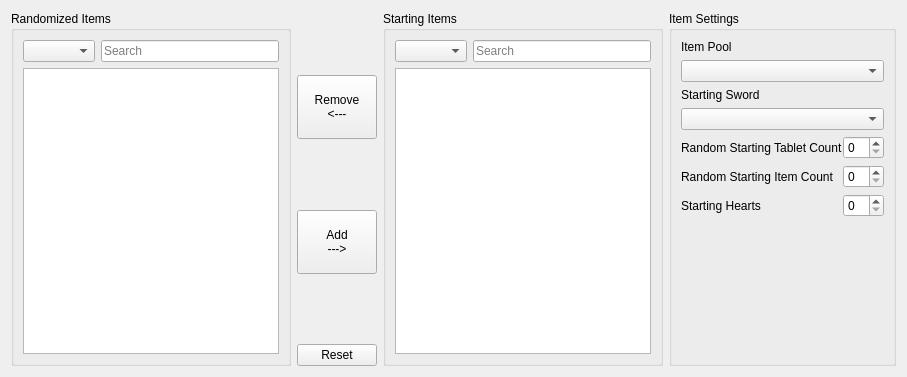
      <widget class="QWidget" name="inventory_tab">
       <property name="sizePolicy">
        <sizepolicy hsizetype="Preferred" vsizetype="Maximum">
         <horstretch>0</horstretch>
         <verstretch>0</verstretch>
        </sizepolicy>
       </property>
       <attribute name="title">
        <string>Items and Inventory</string>
       </attribute>
       <layout class="QGridLayout" name="gridLayout_4" columnstretch="6,1,6,4">
        <item row="0" column="0">
         <widget class="QGroupBox" name="randomized_items_group_box">
          <property name="sizePolicy">
           <sizepolicy hsizetype="Preferred" vsizetype="Preferred">
            <horstretch>0</horstretch>
            <verstretch>0</verstretch>
           </sizepolicy>
          </property>
          <property name="title">
           <string>Randomized Items</string>
          </property>
          <layout class="QVBoxLayout" name="verticalLayout_15">
           <item>
            <layout class="QHBoxLayout" name="randomized_items_filter_layout">
             <item>
              <widget class="QComboBox" name="randomized_items_type_filter"/>
             </item>
             <item>
              <widget class="QLineEdit" name="randomized_items_free_search">
               <property name="text">
                <string/>
               </property>
               <property name="placeholderText">
                <string>Search</string>
               </property>
               <property name="clearButtonEnabled">
                <bool>true</bool>
               </property>
              </widget>
             </item>
            </layout>
           </item>
           <item>
            <widget class="QListView" name="randomized_items_list_view">
             <property name="sizePolicy">
              <sizepolicy hsizetype="Expanding" vsizetype="Expanding">
               <horstretch>0</horstretch>
               <verstretch>0</verstretch>
              </sizepolicy>
             </property>
             <property name="editTriggers">
              <set>QAbstractItemView::EditTrigger::NoEditTriggers</set>
             </property>
             <property name="showDropIndicator" stdset="0">
              <bool>false</bool>
             </property>
             <property name="selectionMode">
              <enum>QAbstractItemView::SelectionMode::MultiSelection</enum>
             </property>
             <property name="selectionRectVisible">
              <bool>false</bool>
             </property>
            </widget>
           </item>
          </layout>
         </widget>
        </item>
        <item row="0" column="2">
         <widget class="QGroupBox" name="starting_items_group_box">
          <property name="title">
           <string>Starting Items</string>
          </property>
          <layout class="QVBoxLayout" name="verticalLayout_11">
           <item>
            <layout class="QHBoxLayout" name="starting_items_filter_layout">
             <item>
              <widget class="QComboBox" name="starting_items_type_filter"/>
             </item>
             <item>
              <widget class="QLineEdit" name="starting_items_free_search">
               <property name="text">
                <string/>
               </property>
               <property name="placeholderText">
                <string>Search</string>
               </property>
               <property name="clearButtonEnabled">
                <bool>true</bool>
               </property>
              </widget>
             </item>
            </layout>
           </item>
           <item>
            <widget class="QListView" name="starting_items_list_view">
             <property name="sizePolicy">
              <sizepolicy hsizetype="Expanding" vsizetype="Expanding">
               <horstretch>0</horstretch>
               <verstretch>0</verstretch>
              </sizepolicy>
             </property>
             <property name="editTriggers">
              <set>QAbstractItemView::EditTrigger::NoEditTriggers</set>
             </property>
             <property name="showDropIndicator" stdset="0">
              <bool>false</bool>
             </property>
             <property name="selectionMode">
              <enum>QAbstractItemView::SelectionMode::MultiSelection</enum>
             </property>
             <property name="selectionRectVisible">
              <bool>false</bool>
             </property>
            </widget>
           </item>
          </layout>
         </widget>
        </item>
        <item row="0" column="1">
         <layout class="QVBoxLayout" name="inventory_button_layout">
          <property name="sizeConstraint">
           <enum>QLayout::SizeConstraint::SetDefaultConstraint</enum>
          </property>
          <item>
           <spacer name="starting_items_top_vspacer">
            <property name="orientation">
             <enum>Qt::Orientation::Vertical</enum>
            </property>
            <property name="sizeHint" stdset="0">
             <size>
              <width>20</width>
              <height>40</height>
             </size>
            </property>
           </spacer>
          </item>
          <item>
           <widget class="QPushButton" name="randomize_item_button">
            <property name="sizePolicy">
             <sizepolicy hsizetype="Minimum" vsizetype="Expanding">
              <horstretch>0</horstretch>
              <verstretch>0</verstretch>
             </sizepolicy>
            </property>
            <property name="text">
             <string>Remove
&lt;---</string>
            </property>
           </widget>
          </item>
          <item>
           <spacer name="starting_items_middle_vspacer">
            <property name="orientation">
             <enum>Qt::Orientation::Vertical</enum>
            </property>
            <property name="sizeHint" stdset="0">
             <size>
              <width>20</width>
              <height>40</height>
             </size>
            </property>
           </spacer>
          </item>
          <item>
           <widget class="QPushButton" name="start_with_item_button">
            <property name="sizePolicy">
             <sizepolicy hsizetype="Minimum" vsizetype="Expanding">
              <horstretch>0</horstretch>
              <verstretch>0</verstretch>
             </sizepolicy>
            </property>
            <property name="text">
             <string>Add
---&gt;</string>
            </property>
           </widget>
          </item>
          <item>
           <spacer name="starting_items_bottom_vspacer">
            <property name="orientation">
             <enum>Qt::Orientation::Vertical</enum>
            </property>
            <property name="sizeType">
             <enum>QSizePolicy::Policy::Expanding</enum>
            </property>
            <property name="sizeHint" stdset="0">
             <size>
              <width>20</width>
              <height>40</height>
             </size>
            </property>
           </spacer>
          </item>
          <item>
           <widget class="QPushButton" name="inventory_reset_button">
            <property name="text">
             <string>Reset</string>
            </property>
           </widget>
          </item>
         </layout>
        </item>
        <item row="0" column="3">
         <widget class="QGroupBox" name="item_settings_group_box">
          <property name="sizePolicy">
           <sizepolicy hsizetype="Preferred" vsizetype="Preferred">
            <horstretch>0</horstretch>
            <verstretch>0</verstretch>
           </sizepolicy>
          </property>
          <property name="title">
           <string>Item Settings</string>
          </property>
          <layout class="QVBoxLayout" name="verticalLayout_29">
           <item>
            <widget class="QLabel" name="item_pool_label">
             <property name="text">
              <string>Item Pool</string>
             </property>
            </widget>
           </item>
           <item>
            <widget class="QComboBox" name="setting_item_pool"/>
           </item>
           <item>
            <widget class="QLabel" name="starting_sword_label">
             <property name="text">
              <string>Starting Sword</string>
             </property>
            </widget>
           </item>
           <item>
            <widget class="QComboBox" name="setting_starting_sword"/>
           </item>
           <item>
            <layout class="QHBoxLayout" name="random_starting_tablet_count_layout">
             <property name="spacing">
              <number>0</number>
             </property>
             <item>
              <widget class="QLabel" name="random_starting_tablet_count_label">
               <property name="text">
                <string>Random Starting Tablet Count</string>
               </property>
              </widget>
             </item>
             <item>
              <widget class="QSpinBox" name="setting_random_starting_tablet_count">
               <property name="sizePolicy">
                <sizepolicy hsizetype="Maximum" vsizetype="Fixed">
                 <horstretch>0</horstretch>
                 <verstretch>0</verstretch>
                </sizepolicy>
               </property>
               <property name="maximumSize">
                <size>
                 <width>16777215</width>
                 <height>16777215</height>
                </size>
               </property>
              </widget>
             </item>
            </layout>
           </item>
           <item>
            <layout class="QHBoxLayout" name="random_starting_item_count_layout">
             <property name="spacing">
              <number>0</number>
             </property>
             <item>
              <widget class="QLabel" name="random_starting_item_count_label">
               <property name="text">
                <string>Random Starting Item Count</string>
               </property>
              </widget>
             </item>
             <item>
              <widget class="QSpinBox" name="setting_random_starting_item_count">
               <property name="sizePolicy">
                <sizepolicy hsizetype="Maximum" vsizetype="Fixed">
                 <horstretch>0</horstretch>
                 <verstretch>0</verstretch>
                </sizepolicy>
               </property>
              </widget>
             </item>
            </layout>
           </item>
           <item>
            <layout class="QHBoxLayout" name="starting_hearts_layout">
             <item>
              <widget class="QLabel" name="starting_hearts_label">
               <property name="text">
                <string>Starting Hearts</string>
               </property>
              </widget>
             </item>
             <item>
              <widget class="QSpinBox" name="setting_starting_hearts">
               <property name="sizePolicy">
                <sizepolicy hsizetype="Maximum" vsizetype="Fixed">
                 <horstretch>0</horstretch>
                 <verstretch>0</verstretch>
                </sizepolicy>
               </property>
              </widget>
             </item>
            </layout>
           </item>
           <item>
            <spacer name="item_settings_vspacer">
             <property name="orientation">
              <enum>Qt::Orientation::Vertical</enum>
             </property>
             <property name="sizeHint" stdset="0">
              <size>
               <width>20</width>
               <height>137</height>
              </size>
             </property>
            </spacer>
           </item>
          </layout>
         </widget>
        </item>
       </layout>
      </widget>
